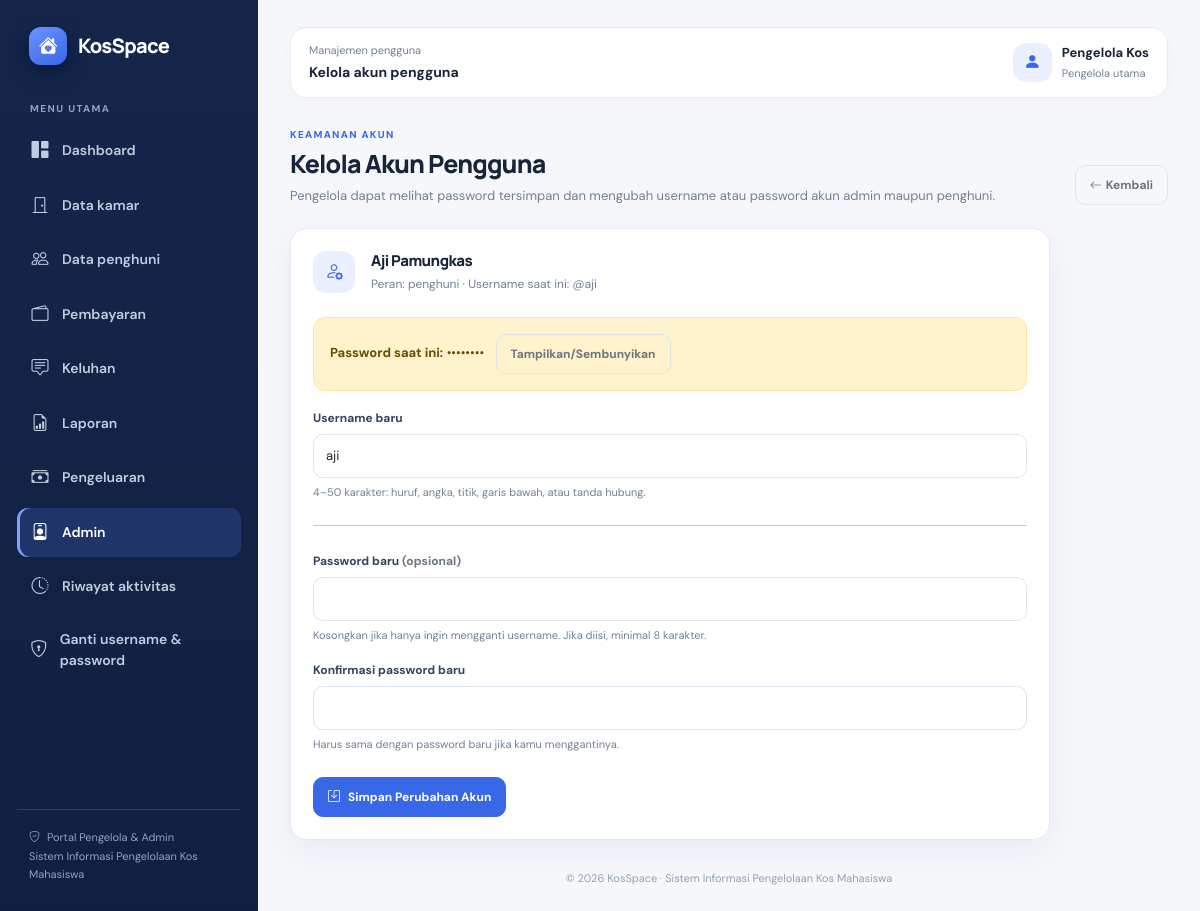
/admin/reset_password.php?id_user=17 (signed in), run on the app's committed database.
### tables this page shows
CREATE TABLE `users` (
  `id_user` int(10) UNSIGNED NOT NULL,
  `nama` varchar(100) NOT NULL,
  `username` varchar(50) NOT NULL,
  `password` varchar(255) NOT NULL,
  `password_terbuka` text DEFAULT NULL,
  `role` enum('pengelola','admin','penghuni') NOT NULL,
  `created_at` timestamp NOT NULL DEFAULT current_timestamp()
);

### includes/password_vault.php (called while the page is built, shortened)
<?php
function dekripsiPasswordUntukPengelola(?string $encrypted): ?string {
    $key = base64_decode(PASSWORD_VAULT_KEY, true);
    $raw = base64_decode($encrypted, true);
    $iv = substr($raw, 0, 12);
    $tag = substr($raw, 12, 16);
    $cipher = substr($raw, 28);
    $plain = openssl_decrypt($cipher, 'aes-256-gcm', $key, OPENSSL_RAW_DATA, $iv, $tag);
    return $plain === false ? null : $plain;
}

### admin/reset_password.php (the view, shortened to what this page needs)
<?php
require_once __DIR__ . '/../config/database.php';
require_once __DIR__ . '/../includes/password_vault.php';
$idTarget = filter_input(INPUT_GET, 'id_user', FILTER_VALIDATE_INT);
$error=''; $success=''; $target=null;
if (!$idTarget || $idTarget < 1) { $error='Akun tidak ditemukan.'; }
else { $st=$pdo->prepare("SELECT id_user,nama,username,role,password_terbuka FROM users WHERE id_user=:id AND role IN ('admin','penghuni') LIMIT 1"); $st->execute(['id'=>$idTarget]); $target=$st->fetch(); if(!$target) $error='Akun admin atau penghuni tidak ditemukan.'; }
function eReset($v): string { return htmlspecialchars((string)$v,ENT_QUOTES,'UTF-8'); }
?>
<!DOCTYPE html><html lang="id"><head><link href="https://cdn.jsdelivr.net/npm/bootstrap@5.3.3/dist/css/bootstrap.min.css" rel="stylesheet"><link href="https://cdn.jsdelivr.net/npm/bootstrap-icons@1.11.3/font/bootstrap-icons.min.css" rel="stylesheet"><link href="../assets/css/app.css" rel="stylesheet"></head>
<body><div class="app-shell d-flex"><?php include __DIR__.'/../includes/admin_sidebar.php'; ?><main class="app-main"><header class="topbar"><div><div class="topbar-kicker">Manajemen pengguna</div><div class="topbar-title">Kelola akun pengguna</div></div><div class="user-chip"><div class="avatar"><i class="bi bi-person-fill"></i></div><div class="d-none d-sm-block"><div class="user-name"><?=eReset($_SESSION['nama']??'Pengelola')?></div><div class="user-role">Pengelola utama</div></div></div></header>
<section class="page-heading"><div><div class="eyebrow">Keamanan akun</div><h1>Kelola Akun Pengguna</h1><p>Pengelola dapat melihat password tersimpan dan mengubah username atau password akun admin maupun penghuni.</p></div><a href="<?= $target && $target['role']==='admin' ? 'users.php' : 'penghuni.php' ?>" class="btn btn-outline-secondary"><i class="bi bi-arrow-left me-1"></i>Kembali</a></section>
<?php if($target):?><section class="panel" style="max-width:760px"><div class="d-flex gap-3 align-items-center mb-4"><span class="stat-icon icon-blue"><i class="bi bi-person-gear"></i></span><div><h2 class="panel-title mb-1"><?=eReset($target['nama'])?></h2><div class="panel-subtitle">Peran: <?=eReset($target['role'])?> · Username saat ini: @<?=eReset($target['username'])?></div></div></div><?php $passwordSaatIni = dekripsiPasswordUntukPengelola($target['password_terbuka'] ?? null); ?><div class="alert alert-warning"><strong>Password saat ini:</strong> <?php if($passwordSaatIni !== null): ?><span id="passwordLamaTampil" data-password="<?=eReset($passwordSaatIni)?>">••••••••</span> <button type="button" class="btn btn-sm btn-outline-secondary ms-2" onclick="const p=document.getElementById('passwordLamaTampil');const visible=p.dataset.visible==='1';p.textContent=visible?'••••••••':p.dataset.password;p.dataset.visible=visible?'0':'1';">Tampilkan/Sembunyikan</button><?php else: ?><span>Belum tersedia untuk akun lama.</span><div class="small mt-1">Password dibuat sebelum fitur ini ditambahkan sehingga tidak bisa dipulihkan dari hash. Atur password baru untuk mulai menyimpan salinan terenkripsi.</div><?php endif; ?></div><form method="post"><input type="hidden" name="csrf_token" value="<?=eReset($_SESSION['csrf_token'])?>"><div class="mb-3"><label class="form-label" for="username_baru">Username baru</label><input id="username_baru" type="text" name="username_baru" class="form-control" minlength="4" maxlength="50" pattern="[A-Za-z0-9._-]+" value="<?=eReset($target['username'])?>" required autocomplete="off"><div class="form-hint">4–50 karakter: huruf, angka, titik, garis bawah, atau tanda hubung.</div></div><hr class="my-4"><div class="mb-3"><label class="form-label" for="password_baru">Password baru <span class="text-secondary">(opsional)</span></label><input id="password_baru" type="password" name="password_baru" class="form-control" minlength="8" autocomplete="new-password"><div class="form-hint">Kosongkan jika hanya ingin mengganti username. Jika diisi, minimal 8 karakter.</div></div><div class="mb-4"><label class="form-label" for="konfirmasi_password">Konfirmasi password baru</label><input id="konfirmasi_password" type="password" name="konfirmasi_password" class="form-control" minlength="8" autocomplete="new-password"><div class="form-hint">Harus sama dengan password baru jika kamu menggantinya.</div></div><button class="btn btn-primary"><i class="bi bi-save me-2"></i>Simpan Perubahan Akun</button></form></section><?php endif;?>
<footer class="app-footer">&copy; <?=date('Y')?> KosSpace · Sistem Informasi Pengelolaan Kos Mahasiswa</footer></main></div></body></html>

### assets/css/app.css (style rules this page uses)
:root { --ks-navy:#15264b;--ks-navy-2:#1c3565;--ks-blue:#3867e8;--ks-blue-soft:#eaf0ff;--ks-bg:#f5f7fb;--ks-card:#fff;--ks-text:#18243a;--ks-muted:#718096;--ks-border:#e6ebf3;--ks-green:#138a63;--ks-shadow:0 12px 32px rgba(22,39,73,.055) }
* { box-sizing:border-box }
body { margin:0;background:var(--ks-bg);color:var(--ks-text);font-family:'DM Sans',system-ui,sans-serif;font-size:14px }
h1,h2,h3,h4,h5,h6,.brand,.stat-value { font-family:'Manrope','DM Sans',sans-serif;letter-spacing:-.035em }
a { text-decoration:none }
.app-shell { min-height:100vh }
.app-main { min-width:0;flex:1;padding:27px 32px 25px }
.topbar { display:flex;align-items:center;justify-content:space-between;gap:16px;background:#fff;border:1px solid var(--ks-border);border-radius:16px;padding:14px 18px;margin-bottom:29px;box-shadow:0 3px 14px rgba(22,39,73,.025) }
.topbar-kicker { font-size:11px;color:var(--ks-muted);margin-bottom:3px }
.topbar-title { font-size:14px;font-weight:700 }
.user-chip { display:flex;align-items:center;gap:10px }
.avatar { width:39px;height:39px;display:grid;place-items:center;border-radius:13px;background:var(--ks-blue-soft);color:var(--ks-blue);font-size:17px;font-weight:800;flex-shrink:0 }
.user-name { font-weight:700;font-size:13px }
.user-role { color:var(--ks-muted);font-size:11px;margin-top:2px }
.page-heading { display:flex;align-items:flex-end;justify-content:space-between;gap:15px;margin-bottom:23px }
.page-heading h1 { font-size:25px;font-weight:800;margin:0 0 7px }
.page-heading p { margin:0;color:var(--ks-muted);font-size:13px }
.eyebrow { color:var(--ks-blue);font-size:10px;text-transform:uppercase;letter-spacing:.13em;font-weight:800;margin-bottom:7px }
.panel,.stat-card { background:var(--ks-card);border:1px solid var(--ks-border);border-radius:17px;box-shadow:var(--ks-shadow) }
.panel { padding:22px }
.panel-title { font-size:15px;font-weight:800;margin:0 }
.panel-subtitle { color:var(--ks-muted);font-size:12px;margin-top:5px }
.stat-icon { width:42px;height:42px;border-radius:13px;display:grid;place-items:center;font-size:18px }
.icon-blue { background:#eaf0ff;color:#3867e8 }
.btn { border-radius:10px;font-weight:700;font-size:12px;padding:10px 14px }
.btn-primary { background:var(--ks-blue);border-color:var(--ks-blue) }
.btn-outline-secondary,.btn-outline-danger { border-color:#dfe5ef }
.form-control,.form-select { border-color:#dfe5ef;border-radius:10px;min-height:44px;font-size:13px;padding:10px 12px }
.form-label { font-size:12px;font-weight:700;color:#35445e;margin-bottom:7px }
.form-hint { color:var(--ks-muted);font-size:11px;margin-top:6px }
.alert { border-radius:12px;font-size:13px }
.app-footer { text-align:center;color:#94a0b3;font-size:11px;margin-top:30px }

### data on the page
users: nama "Aji Pamungkas", role "penghuni", username "aji", username_baru "aji"

### other printed values
eReset($_SESSION['nama']??'Pengelola') "Pengelola Kos"
